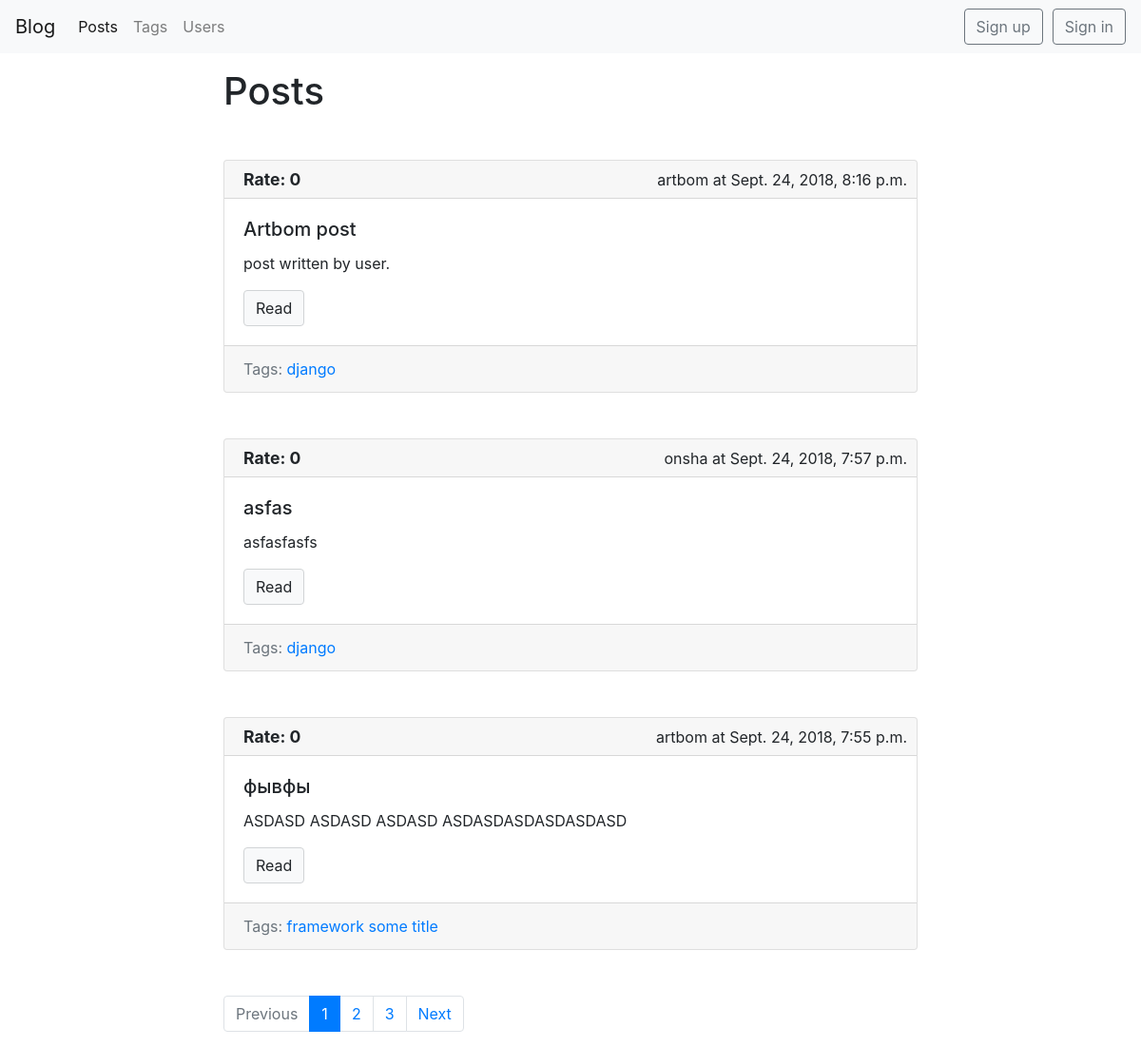
/blog/, run on an earlier commit of the app's database.
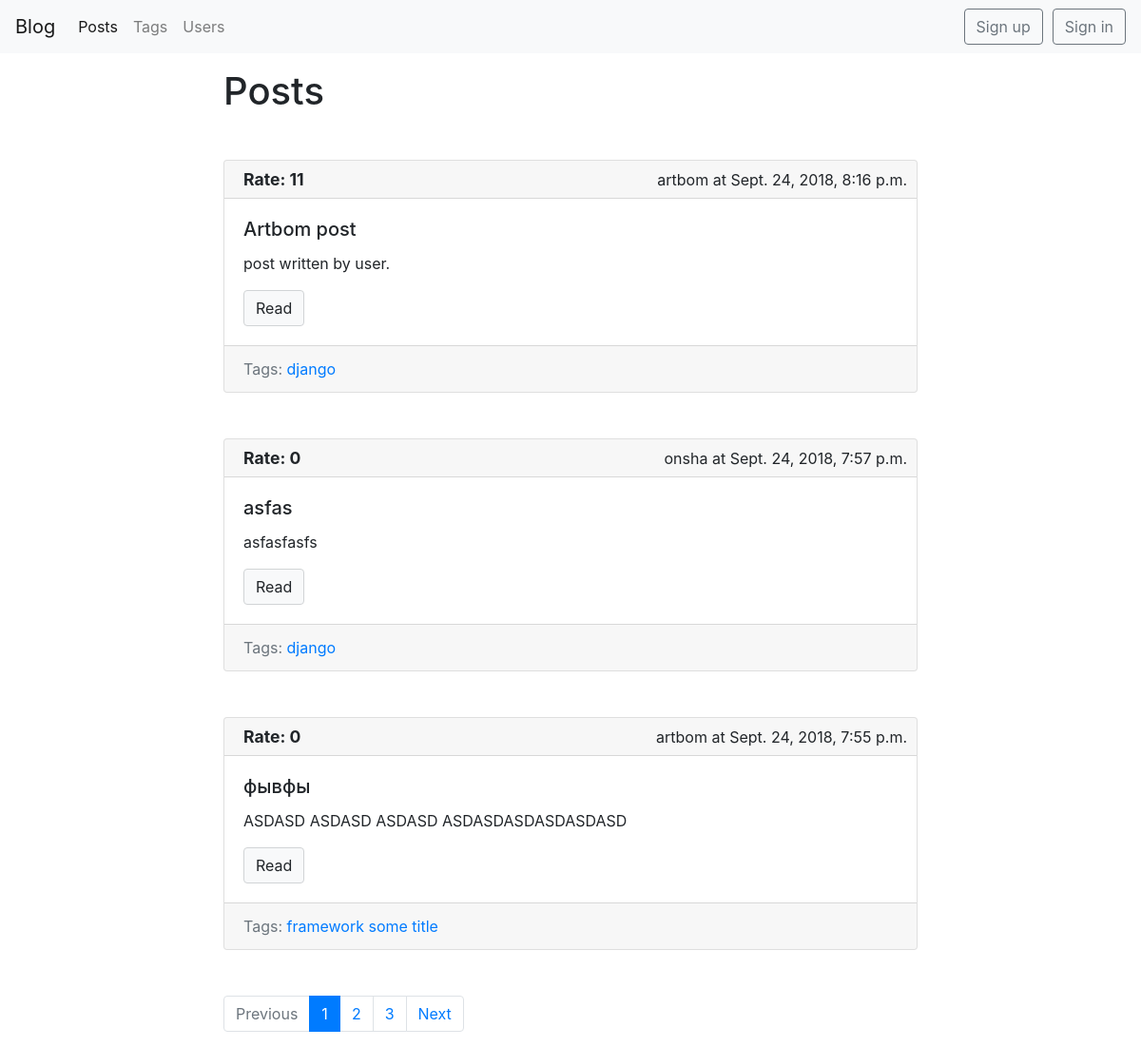
And on a later commit of the database.
### blog/models.py (models this page shows, shortened)
class Post(models.Model):
    title = models.CharField(max_length=150, db_index=True)
    slug = models.SlugField(max_length=150, unique=True, blank=True)
    body = models.TextField(blank=True, db_index=True)
    date_pub = models.DateTimeField(auto_now_add=True)
    tags = models.ManyToManyField('Tag', blank=True, related_name='posts')
    author = models.ForeignKey(BlogUser, on_delete=models.CASCADE, null=True, default=None)
    rating = models.IntegerField(default=0, blank=True)
    def get_absolute_url(self):
        return reverse('post_detail_url', kwargs={'slug': self.slug})
    class Meta:
        ordering = ['-date_pub']

### blog/views.py (the view)
# urls.py: path(r'', posts_list, name='posts_list_url'),
def posts_list(request):
    search_query = request.GET.get('search', '')
    page_number = request.GET.get('page', 1)
    if search_query:
        posts = Post.objects.filter(Q(title__icontains=search_query) | Q(body__icontains=search_query))
    else:
        posts = Post.objects.all()
    paginator = Paginator(posts, 3)
    page = paginator.get_page(page_number)
    prev_url = '?page={}'.format(page.previous_page_number()) if page.has_previous() else ''
    next_url = '?page={}'.format(page.next_page_number()) if page.has_next() else ''
    is_paginated = page.has_other_pages()
    context = {
        'page_object': page,
        'prev_url': prev_url,
        'next_url': next_url,
        'is_paginated': is_paginated
    }
    return render(request, 'blog/index.html', context=context)

### blog/models.py (called while the page is built)
    def __str__(self):
        return self.username

    def get_absolute_url(self):
        return reverse('tag_detail_url', kwargs={'slug': self.slug})

### blog/templates/blog/index.html (shortened to what this page needs)
{% extends 'blog/base_blog.html' %}
{% block content %}
<h1 class="mb-5">Posts</h1>
  {% for post in page_object.object_list %}
          {% include 'blog/includes/post_card_template.html' %}
  {% endfor %}
{% endblock %}

### blog/templates/blog/includes/post_card_template.html (shortened to what this page needs)
<div class="card mb-5">
    {% if post.author is not None %}
    <div class="card-header ">
        <div class="header-right">
            {{ post.author }} at {{ post.date_pub }}
        </div>
        <div class="header-left">
            <p class="font-weight-bold rate">Rate: {{ post.rating }}</p>
        </div>
    </div>
    {% endif %}
    <div class="card-body">
        <h5 class="card-title">{{ post.title }}</h5>
        <p class="card-text"> {{ post.body|truncatewords:50 }}</p>
        <a href="{{ post.get_absolute_url }}" class="btn btn-light">Read</a>
    </div>
    {% if post.tags.all %}
    <div class="card-footer text-muted">
        Tags:
        {% for tag in post.tags.all %}
        <a href="{{ tag.get_absolute_url }}"> {{ tag.title }}</a>
        {% endfor %}
    </div>
    {% endif %}
</div>

What changed in the data, as far as the page shows it:
changed Post "Artbom post": rating "0" → "11"
